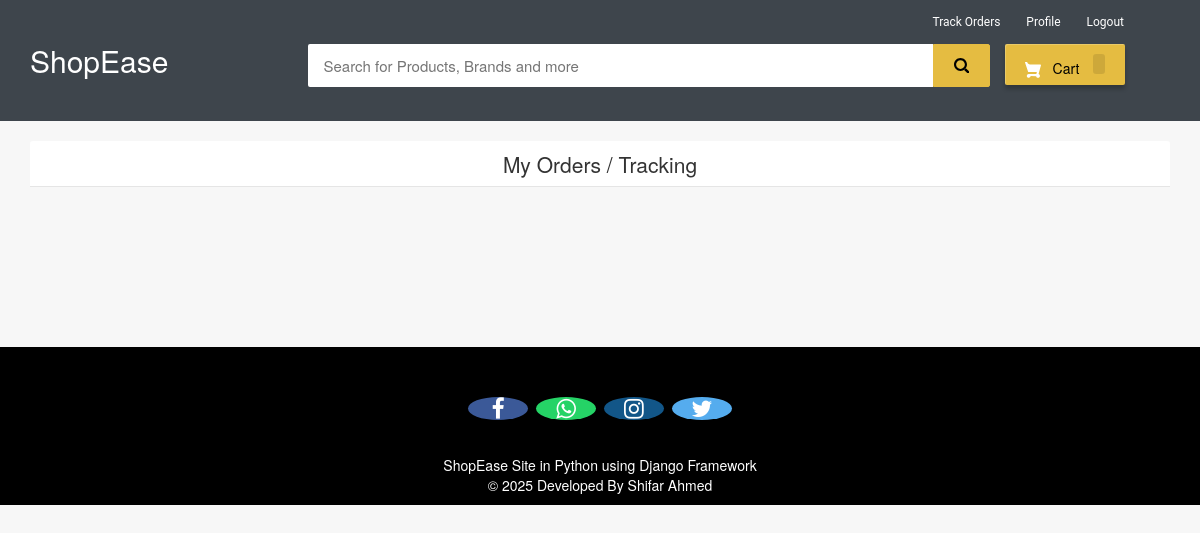
Before: /my-order (signed in) with the older database file.
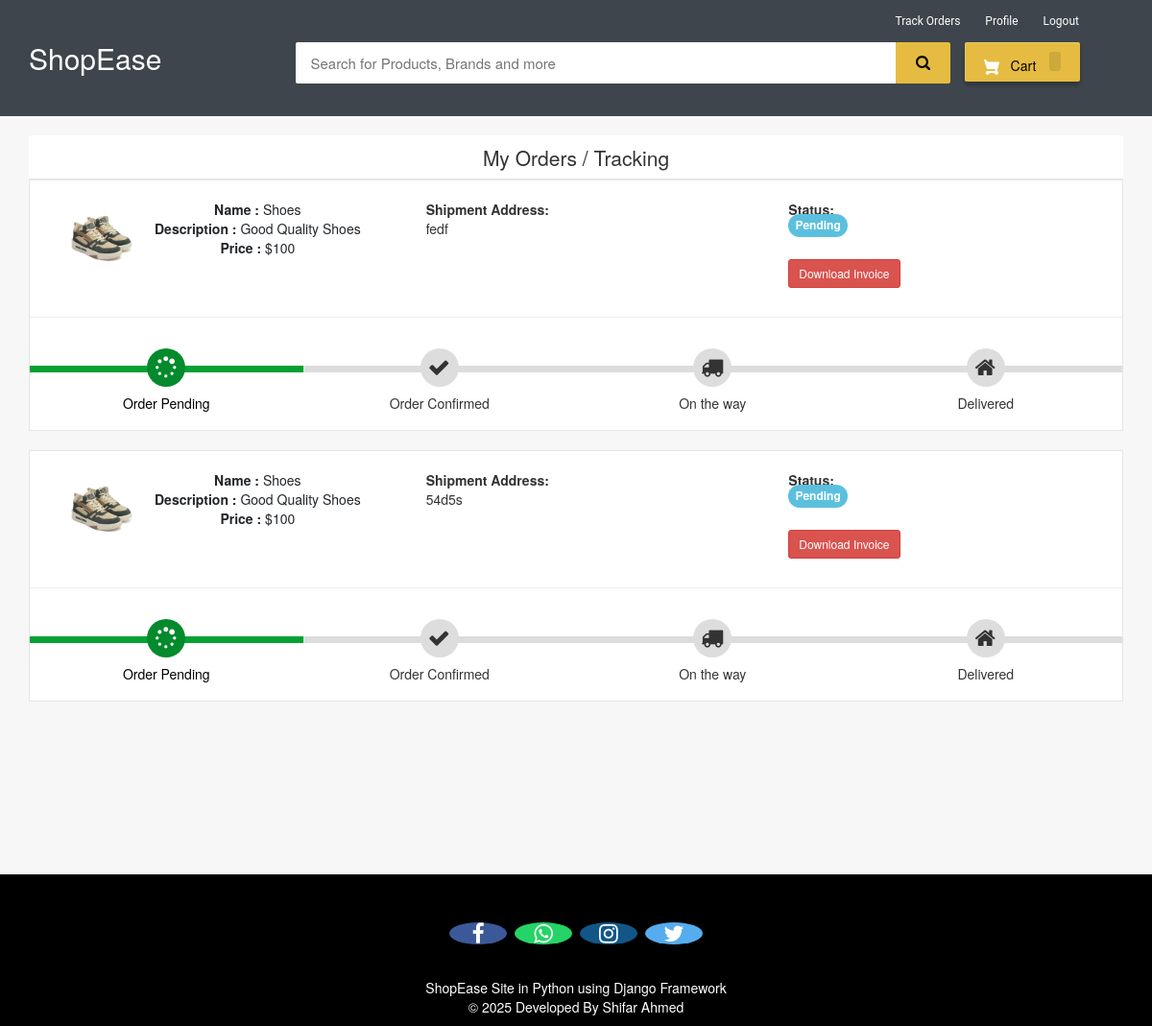
After: the same page with the newer database file.
### ecom/models.py (models this page shows, shortened)
class Product(models.Model):
    name=models.CharField(max_length=40)
    product_image= models.ImageField(upload_to='product_image/',null=True,blank=True)
    price = models.PositiveIntegerField()
    description=models.CharField(max_length=40)
    stock = models.PositiveIntegerField(default=0)

class Orders(models.Model):
    STATUS =(
        ('Pending','Pending'),
        ('Order Confirmed','Order Confirmed'),
        ('Out for Delivery','Out for Delivery'),
        ('Delivered','Delivered'),
    )
    customer=models.ForeignKey('Customer', on_delete=models.CASCADE,null=True)
    product=models.ForeignKey('Product',on_delete=models.CASCADE,null=True)
    email = models.CharField(max_length=50,null=True)
    address = models.CharField(max_length=500,null=True)
    mobile = models.CharField(max_length=20,null=True)
    order_date= models.DateField(auto_now_add=True,null=True)
    status=models.CharField(max_length=50,null=True,choices=STATUS)

### ecom/views.py (the view)
# urls.py: path('my-order', views.my_order_view,name='my-order'),
@login_required(login_url='customerlogin')
@user_passes_test(is_customer)
def my_order_view(request):
    customer=models.Customer.objects.get(user_id=request.user.id)
    orders=models.Orders.objects.all().filter(customer_id = customer)
    ordered_products=[]
    for order in orders:
        ordered_product=models.Product.objects.all().filter(id=order.product.id)
        ordered_products.append(ordered_product)
    return render(request,'ecom/my_order.html',{'data':zip(ordered_products,orders)})

### ecom/views.py (called while the page is built)
def is_customer(user):
    return user.groups.filter(name='CUSTOMER').exists()

### templates/ecom/my_order.html (shortened to what this page needs)
{% extends 'ecom/customer_base.html' %}
{% load static %}
{% block content %}
<br>
<div class="container">
    <header class="card-header" style="text-align:center; font-size: 21px"> My Orders / Tracking </header>
    {% for products,order in data %}
    <article class="card">
        <div class="card-body">
            <ul class="row" style="margin-left:20px;margin-top:20px;">
                <li class="col-md-4">
                  <figure class="itemside mb-3">
                    {%for product in products%}
                      <div class="aside"><img src="{% static product.product_image.url %}" class="img-sm border"></div>
                      <figcaption class="info align-self-center">
                          <p class="title"><strong>Name : </strong>{{product.name}} <br> <strong>Description : </strong>{{product.description}} <br> <strong>Price : </strong>${{product.price}}</p>
                      </figcaption>
                  </figure>
                </li>
                <li class="col-md-4">
                    <div class="col"> <strong>Shipment Address:</strong> <br> {{order.address}}</div>
                </li>
                <li class="col-md-4">
                    <div class="col"> <strong>Status:</strong> <br>
                        {% if order.status == 'Pending'%}
                        <td> <span class="label label-info" style="font-size: 12px; border-radius: 30px;">{{order.status}}</span></td>
                        {% elif order.status == 'Delivered' %}
                        <td> <span class="label label-success" style="font-size: 12px; border-radius: 30px;">{{order.status}}</span></td>
                        {% elif order.status == 'Out for Delivery' %}
                        <td> <span class="label label-default" style="font-size: 12px; border-radius: 30px;">{{order.status}}</span></td>
                        {%else%}
                          <td> <span class="label label-primary" style="font-size: 12px; border-radius: 30px;">{{order.status}}</span></td>
                        {%endif%}
                    </div> <br>
                    <h4><a style="text-decoration:none;" href="{% url 'download-invoice' order.id product.id  %}" ><button class="btn btn-danger btn-sm">Download Invoice</button></a></h4>
                </li>
                {%endfor%}
            </ul>
            <hr>
            <div class="track">
                {%if order.status == 'Pending' %}
                <div class="step active"> <span class="icon"> <i style="padding-top:3px; padding-right:25px;" class="fa fa-spinner"></i> </span> <span class="text">Order Pending</span> </div>
                <div class="step "> <span class="icon"> <i style="padding-top:3px; padding-right:25px;" class="fa fa-check"></i> </span> <span class="text"> Order Confirmed</span> </div>
                <div class="step "> <span class="icon"> <i style="padding-top:3px; padding-right:25px;" class="fa fa-truck"></i> </span> <span class="text"> On the way </span> </div>
                <div class="step "> <span class="icon"> <i style="padding-top:3px; padding-right:25px;" class="fa fa-home"></i> </span> <span class="text">Delivered</span> </div>
                {%endif%}
            </div>
        </div>
    </article><br>
    {%endfor%}
</div>
<br><br><br><br><br>
{% endblock content %}

### templates/ecom/customer_base.html (shortened to what this page needs)
<html>
{% load static %}
<head>
<link rel="stylesheet" href="https://maxcdn.bootstrapcdn.com/bootstrap/3.3.0/css/bootstrap.min.css">
<link rel="stylesheet" href="https://maxcdn.bootstrapcdn.com/font-awesome/4.7.0/css/font-awesome.min.css">
</head>
<body>
<div id="navbar">
    <div class="container">
        <div class="row row1">
            <ul class="largenav pull-right">
                <li class="upper-links"><a class="links" href="/my-order">Track Orders</a></li>
                <li class="upper-links"><a class="links" href="/my-profile">Profile</a></li>
                <li class="upper-links"><a class="links" href="/logout">Logout</a></li>
            </ul>
        </div>
        <div class="row row2">
            <div class="col-sm-3">
                <h2 style="margin:0px;"><a style="text-decoration:none; color:white;" href="/"><span class="largenav">ShopEase </span></a></h2>
            </div>
            <div class="navbar-search smallsearch col-sm-7 col-xs-11">
              <form  action="/search" method="get">
                <div class="row"> <input class="navbar-input col-xs-11" type="search" placeholder="Search for Products, Brands and more" name="query" id="query">
                  <button class="navbar-button col-xs-1" type="submit">
                  </button>
                </div>
              </form>
            </div>
            <div class="cart1 largenav col-sm-2"> <a class="cart-button" href="/cart">  Cart <span class="item-number ">{{ product_count_in_cart }}</span> </a> </div>
        </div>
    </div>
</div>
{% block content %}
{% endblock content %}
<br><br><br>
<footer>
  <br>
  <p>
    <a href="#" class="fa fa-facebook"></a>
    <a href="#" class="fa fa-whatsapp"></a>
    <a href="#" class="fa fa-instagram"></a>
    <a href="#" class="fa fa-twitter"></a>
  </p>
  <br>
  <div class="container">
    <div class="row">
      <div class="col-md-12 col-sm-12">
        <div style="color:#ffffff;" class="wow fadeInUp footer-copyright">
          <p>ShopEase Site in Python using Django Framework<br>
            &copy; 2025 Developed By Shifar Ahmed </p>
        </div>
      </div>
    </div>
  </div>
</footer>
</body>
</html>

### templates/ecom/customer_base.html (style rules this page uses)
body { background-color: #f7f7f7; }
#navbar { background-color: #3e454c; color: black; }
.row1 { padding-top: 10px; padding-right: 50px }
.row2 { padding-bottom: 20px }
.navbar-input { padding: 11px 16px; border-radius: 2px 0 0 2px; border: 0 none; outline: 0 none; font-size: 15px }
.navbar-button { background-color: #e5bc41; border: 1px solid #e5bc41; border-radius: 0 2px 2px 0; color: #565656; padding: 10px 0; height: 43px; cursor: pointer }
.cart-button { background-color: #E5BC41; box-shadow: 0 4px 4px 0 rgba(0, 0, 0, .23), inset 1px 1px 0 0 hsla(0, 0%, 100%, .2); padding: 10px 0; text-align: center; height: 41px; border-radius: 2px; font-weight: 500; width: 120px; display: inline-block; color: #FFFFFF; text-decoration: none; color: inherit; border: none; outline: none }
.cart-svg { display: inline-block; width: 16px; height: 16px; vertical-align: middle; margin-right: 8px }
.item-number { border-radius: 3px; background-color: rgba(0, 0, 0, .1); height: 20px; padding: 3px 6px; font-weight: 500; display: inline-block; color: #fff; line-height: 12px; margin-left: 10px }
.upper-links { display: inline-block; padding: 0 11px; line-height: 23px; font-family: 'Roboto', sans-serif; letter-spacing: 0; color: inherit; border: none; outline: none; font-size: 12px }
.links { color: #fff; text-decoration: none }
.largenav { display: none }
.smallsearch { margin-left: 15px; margin-top: 15px }
footer { padding: 0px 0px 0px 0px; background-color: black; margin: 0px; }
.fa { font-size: 23px; width: 60px; text-align: center; text-decoration: none; margin: 5px 2px; border-radius: 50%; }
.fa-facebook { background: #3B5998; color: white; margin-top: 30px; }
.fa-whatsapp { background: #25d366; color: white; }
.fa-twitter { background: #55ACEE; color: white; }
.fa-instagram { background: #125688; color: white; }
p { text-align: center; }
@media screen and (min-width: 768px) { .largenav { display: block } }
@media screen and (min-width: 768px) { .smallsearch { margin: 0px } }

### templates/ecom/my_order.html (style rules this page uses)
body { background-color: #f7f7f7; }
.container { margin-top: 0px; margin-bottom: 0px }
.card { position: relative; display: -webkit-box; display: -ms-flexbox; display: flex; -webkit-box-orient: vertical; -webkit-box-direction: normal; -ms-flex-direction: column; flex-direction: column; min-width: 0; word-wrap: break-word; background-color: #fff; background-clip: border-box; border: 1px solid rgba(0, 0, 0, 0.1); border-radius: 0.10rem }
.card-header:first-child { border-radius: calc(0.37rem - 1px) calc(0.37rem - 1px) 0 0 }
.card-header { padding: 0.75rem 1.25rem; margin-bottom: 0; background-color: #fff; border-bottom: 1px solid rgba(0, 0, 0, 0.1) }
.track { position: relative; background-color: #ddd; height: 7px; display: -webkit-box; display: -ms-flexbox; display: flex; margin-bottom: 60px; margin-top: 50px }
.track .step { -webkit-box-flex: 1; -ms-flex-positive: 1; flex-grow: 1; width: 25%; margin-top: -18px; text-align: center; position: relative }
.track .step.active:before { background: #05a134 }
.track .step::before { height: 7px; position: absolute; content: ""; width: 100%; left: 0; top: 18px }
.track .step.active .icon { background: #038a2c; color: #fff }
.track .icon { display: inline-block; width: 40px; height: 40px; line-height: 40px; position: relative; border-radius: 100%; background: #ddd }
.track .step.active .text { font-weight: 400; color: #000 }
.track .text { display: block; margin-top: 7px }
.itemside { position: relative; display: -webkit-box; display: -ms-flexbox; display: flex; width: 100% }
.itemside .aside { position: relative; -ms-flex-negative: 0; flex-shrink: 0 }
.img-sm { width: 80px; height: 80px; padding: 7px }
ul.row, ul.row-sm { list-style: none; padding: 0 }
.itemside .info { padding-left: 15px; padding-right: 7px }
.itemside .title { display: block; margin-bottom: 5px; color: #212529 }
p { margin-top: 0; margin-bottom: 1rem }

Changed rows visible on the page:
added Orders: address "fedf", status "Pending", shows "Order Pending"
added Product: product_image (picture), name "Shoes", description "Good Quality Shoes", price "100"
added Orders: address "54d5s", status "Pending", shows "Order Pending"
